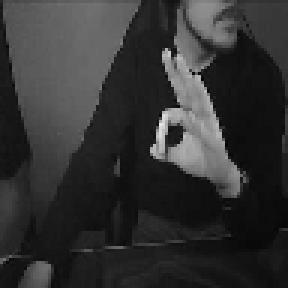
#> input picture Deployment-Software/esp32s3-gesture-dl/deployment/reconstructed_image.png, 96 x 96 px (shown 3 times larger)
$ python generate_image_header.py reconstructed_image.png
#> lines starting #> are read from the running program, lines starting #| are printed output that depends on the picture
import cv2
import numpy as np
import argparse
import os

def process_image(image_path):
    """
    Process image following the same steps as your quantization workflow:
    1. Read image
    2. Convert to grayscale
    3. Resize to 96x96
    4. Normalize to [0,1]
    5. Quantize to int8
    """
#> called with image_path = 'reconstructed_image.png'
    # Read and preprocess image
    img = cv2.imread(image_path)
#> img is the input picture: shape (96, 96, 3); min 5, max 233, mean 50.7
    if img is None:
        raise ValueError(f"Could not read image: {image_path}")

    # Convert to grayscale
    gray = cv2.cvtColor(img, cv2.COLOR_BGR2GRAY)

    # Resize to 96x96
    resized = cv2.resize(gray, (96, 96))

    # Normalize to [0,1] and then quantize to int8
    normalized = resized.astype('float32') / 255.0
    quantized = (normalized * 128).astype(np.int8)
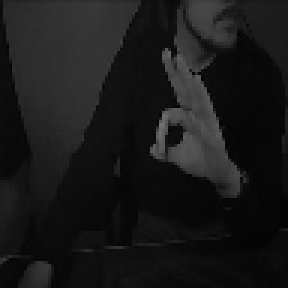
#> quantized: shape (96, 96) int8 (shown 3 times larger); min 2, max 116, mean 24.8

    return quantized

def generate_header(data, output_path):
    """Generate C++ header file with the image data."""
#> called with output_path = 'model/test_image.hpp'
    with open(output_path, 'w') as f:
        f.write("#pragma once\n\n")
        f.write("// Auto-generated header file for preprocessed image data\n")
        f.write("// Image size: 96x96 pixels, quantized to int8\n\n")

        f.write("const int8_t test_image_data[9216] = {\n    ")

        # Convert data to string representation
        data_str = [str(x) for x in data.flatten()]
#> data_str = 9216 items, first 6: '19', '35', '37', '38', '37', '35'

        # Write data in chunks of 12 numbers per line
        chunk_size = 12
        for i in range(0, len(data_str), chunk_size):
            chunk = data_str[i:i + chunk_size]
            f.write(", ".join(chunk))
            if i + chunk_size < len(data_str):
                f.write(",\n    ")
            else:
                f.write("\n")
#> this loop made 768 passes
#> i on passes 2 to 4: 12, 24, 36

        f.write("};\n")

def main():
    parser = argparse.ArgumentParser(description='Convert image to C++ header file')
    parser.add_argument('image_path', help='Path to the input image')
    args = parser.parse_args()

    try:
        # Process image
        data = process_image(args.image_path)

        # Ensure model directory exists
        os.makedirs('model', exist_ok=True)

        # Generate header file
        output_path = os.path.join('model', 'test_image.hpp')
        generate_header(data, output_path)

        print(f"Successfully generated header file: {output_path}")

    except Exception as e:
        print(f"Error: {str(e)}")

if __name__ == "__main__":
    main()
